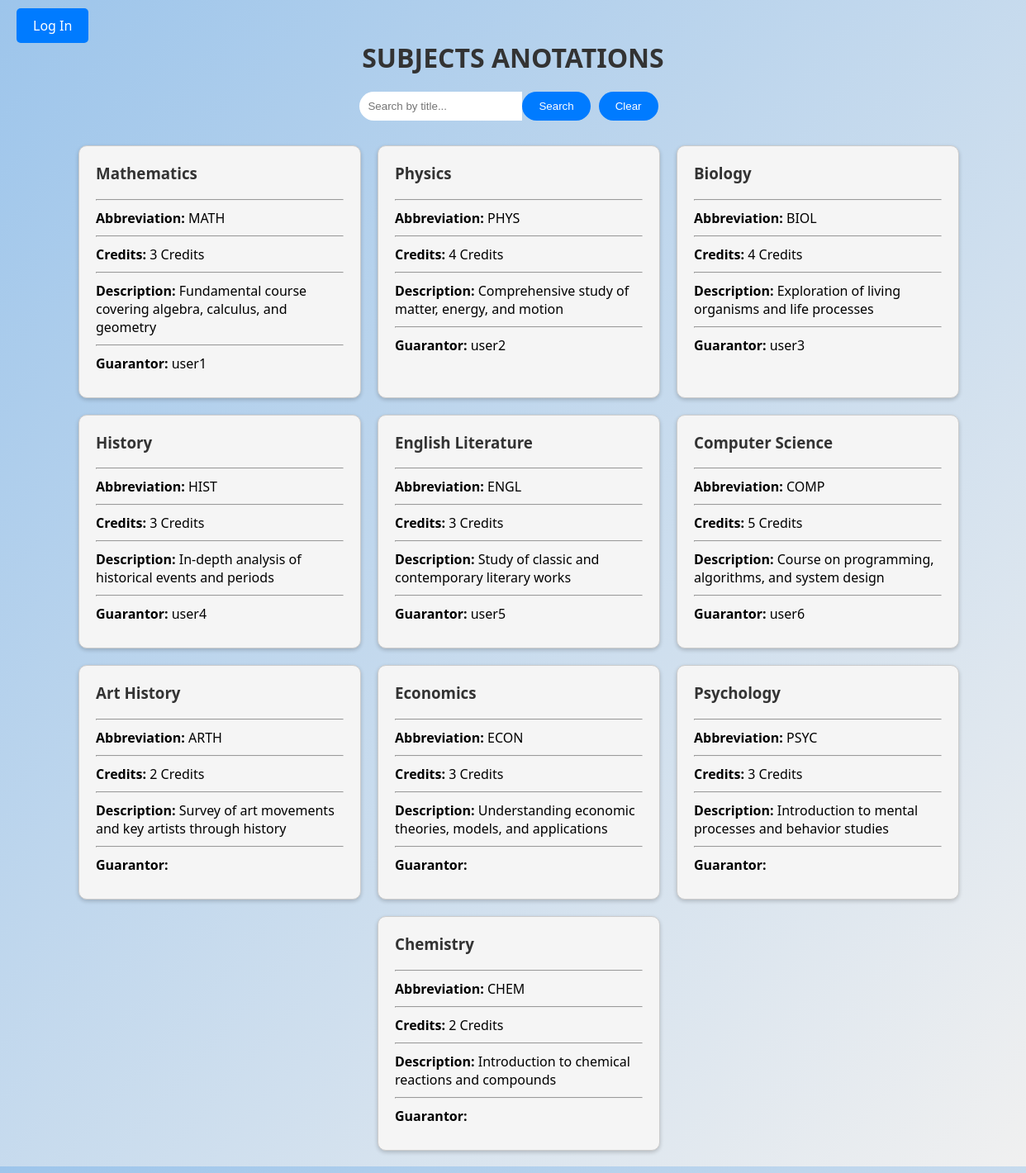
The page /Pages/anotations_page.php on the database its author committed.
### tables this page shows
CREATE TABLE SUBJECTS (
     
    subject_ID INT AUTO_INCREMENT NOT NULL PRIMARY KEY,
     
    guarantor_ID INT REFERENCES USER(user_ID),
     
    title VARCHAR(50) NOT NULL,
    abbervation VARCHAR(250) NOT NULL UNIQUE,
    credits INT NOT NULL,
    subj_description VARCHAR(500)
);

CREATE TABLE USERS (
     
    user_ID INT AUTO_INCREMENT NOT NULL PRIMARY KEY,
     
    username VARCHAR(250) NOT NULL UNIQUE,
    hashed_password VARCHAR(255) NOT NULL,  
    email VARCHAR(250) NOT NULL ,
    user_role ENUM('Admin', 'Guarantor', 'Teacher', 'Scheduler', 'Student', 'Unregistered') NOT NULL
);

### Pages/anotations_page.php (the view, shortened to what this page needs)
<?php
require '../Database/db_connect.php';
$searchQuery = isset($_GET['search']) ? $_GET['search'] : "";
$subjects = [];
if (!empty($searchQuery)) {
    $stmt = $pdo->prepare("SELECT SUBJECTS.*, USERS.username as guarantor_name FROM SUBJECTS LEFT JOIN USERS ON SUBJECTS.guarantor_ID = USERS.user_ID WHERE SUBJECTS.title LIKE :title");
    $stmt->execute(['title' => '%'.$searchQuery.'%']);
    $subjects = $stmt->fetchAll(PDO::FETCH_ASSOC);
} else {
    $stmt = $pdo->prepare("SELECT SUBJECTS.*, USERS.username as guarantor_name FROM SUBJECTS LEFT JOIN USERS ON SUBJECTS.guarantor_ID = USERS.user_ID");
    $stmt->execute();
    $subjects = $stmt->fetchAll(PDO::FETCH_ASSOC);
}
?>
<!DOCTYPE html>
<html lang="en">
<head>
    <link rel="stylesheet" href="../Styles/anotations_style.css">
    <link rel="stylesheet" href="../Styles/sidebar_style.css">
    <link rel="stylesheet" href="https://cdnjs.cloudflare.com/ajax/libs/font-awesome/6.0.0-beta3/css/all.min.css">
</head>
<body>
<?php if (!isset($_SESSION['loggedin']) || $_SESSION['loggedin'] !== true): ?>
    <div class="login-button-container">
        <a href="../Pages/login_page.php" class="login-button">Log In</a>
    </div>
<?php endif; ?>
<div class="title">Subjects anotations</div>
<div class="search-form">
    <input type="text" id="searchBox" value="<?php echo htmlspecialchars($searchQuery); ?>" class="search-input" placeholder="Search by title...">
    <button onclick="searchUser()" class="search-btn">Search</button>
    <button onclick="clearAndSearch()" class="search-btn">Clear</button>
</div>
<div class="card-container">
    <?php foreach ($subjects as $subject): ?>
        <div class="card">
            <h3><?= htmlspecialchars($subject['title']) ?></h3>
            <hr>
            <p><strong>Abbreviation:</strong> <?= htmlspecialchars($subject['abbervation']) ?></p>
            <hr>
            <p><strong>Credits:</strong> <?= htmlspecialchars($subject['credits']) ?> Credits</p>
            <hr>
            <p><strong>Description:</strong> <?= htmlspecialchars($subject['subj_description']) ?></p>
            <hr>
            <p><strong>Guarantor:</strong> <?= htmlspecialchars($subject['guarantor_name']) ?></p>
        </div>
    <?php endforeach; ?>
</div>
</body>
</html>

### Styles/anotations_style.css (style rules this page uses)
.card-container { display: flex; flex-wrap: wrap; gap: 20px; justify-content: center; overflow-y: auto; max-height: 75vh; width: 100%; max-width: 1200px; margin: 0 auto; padding: 20px; }
.card { border: 1px solid #ccc; padding: 20px; box-shadow: 0 2px 5px rgba(0,0,0,0.2); width: 300px; background: whitesmoke; border-radius: 10px; }
.card h3 { margin-top: 0; color: #333; }
.card p { margin: 10px 0; }
.title { text-align: center; font-size: 2em; margin-top: 20px; margin-bottom: 20px; color: #333; font-weight: bold; text-transform: uppercase; }
.search-form { display: flex; justify-content: center; margin-bottom: 10px; }
.search-input[type="text"] { padding: 10px; border: none; border-radius: 20px 0 0 20px; outline: none; width: 70%; }
.search-btn { padding: 10px 20px; margin-right: 10px; border: none; background-color: #007BFF; color: white; border-radius: 20px; cursor: pointer; }
.login-button-container { position: absolute; top: 20px; left: 20px; }
.login-button { padding: 10px 20px; background-color: #007bff; color: white; text-decoration: none; border-radius: 5px; font-size: 1em; }

### rows shown on the page
subjects: title "Mathematics", abbervation "MATH", credits "3", subj_description "Fundamental course covering algebra, calculus, and geometry", users.username "user1"
subjects: title "Physics", abbervation "PHYS", credits "4", subj_description "Comprehensive study of matter, energy, and motion", users.username "user2"
subjects: title "Biology", abbervation "BIOL", credits "4", subj_description "Exploration of living organisms and life processes", users.username "user3"
subjects: title "History", abbervation "HIST", credits "3", subj_description "In-depth analysis of historical events and periods", users.username "user4"
subjects: title "English Literature", abbervation "ENGL", credits "3", subj_description "Study of classic and contemporary literary works", users.username "user5"
subjects: title "Computer Science", abbervation "COMP", credits "5", subj_description "Course on programming, algorithms, and system design", users.username "user6"
subjects: title "Art History", abbervation "ARTH", credits "2", subj_description "Survey of art movements and key artists through history"
subjects: title "Economics", abbervation "ECON", credits "3", subj_description "Understanding economic theories, models, and applications"
subjects: title "Psychology", abbervation "PSYC", credits "3", subj_description "Introduction to mental processes and behavior studies"
subjects: title "Chemistry", abbervation "CHEM", credits "2", subj_description "Introduction to chemical reactions and compounds"
